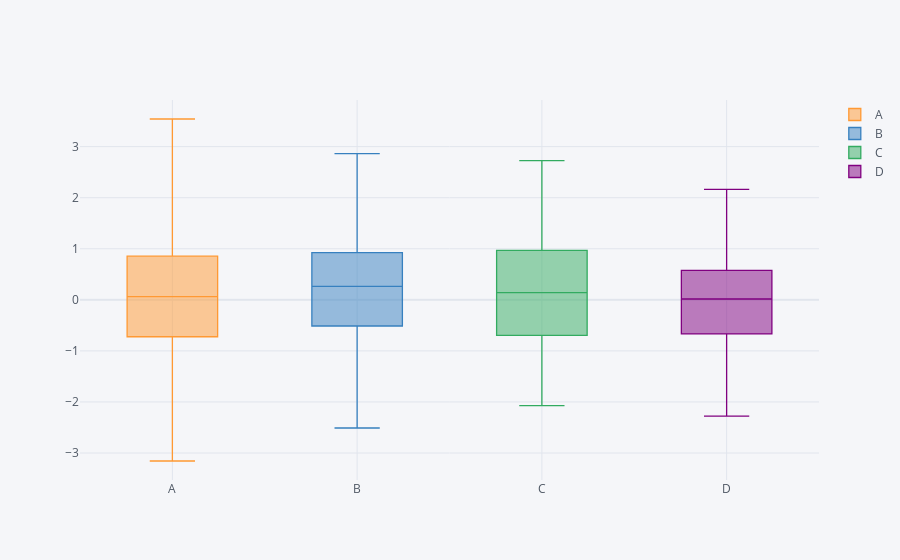

Source (notebook cell):
### Markdown cell above
# BOXPLOT

### Code cell
df.iplot(kind='box')
